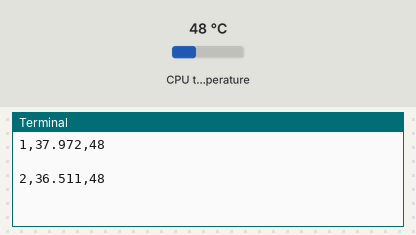
A program run on a simulated Raspberry Pi (BCM pin numbers). Parts: the last lines printed to the terminal. The inputs (shaded band) are chosen by the test bench; at power-on: CPU temperature 48 °C. Files the program writes start out absent.

Above: at 1.2 s.
1.3 s: CPU temperature set to 31 °C
At 2.6 s:
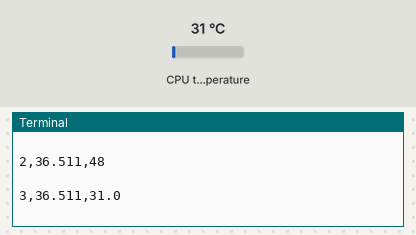
2.8 s: CPU temperature set to 44 °C
At 3.5 s:
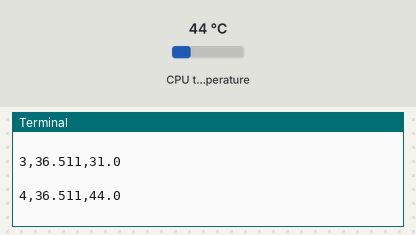
Timing chart, 0 to 5.8 s (numbered marks = the images above; inputs shaded):
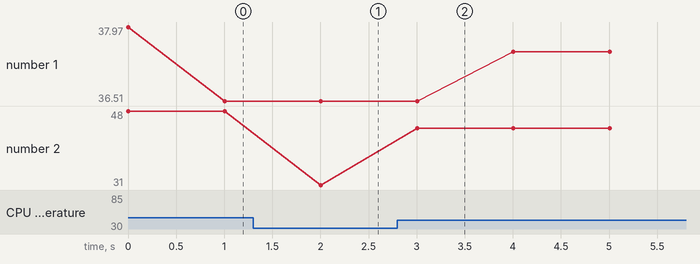

The program:

cpu_temp_on_off.py
```python
# Measures cpu temp during 2400 sec. I use this to compare variations with /without fan

from gpiozero import CPUTemperature

from time import sleep

cpu = CPUTemperature()  #creates an object

count =0

fan="fan_off"

def file_len(file_name):
    with open(file_name) as f:
        for i, l in enumerate(f):
            pass
    return i + 1

length= file_len ("measured_temp.csv")

with open("/home/pi/Documents/python/measured_temp.csv", "r") as fan_on:

    temp_on_off= open ('temp_on_off.csv', 'w')


    count=1

    for line in fan_on:

        line_on= line

        line_splitted = line_on.split(',')

        t_on=line_splitted[-1]
        t_on=t_on.strip()  #old file the temperature was followed by \n. with strip we get rid of \n

        t_off = cpu.temperature   #write cpu.temperature in the shell just to understand

        temp_on_off.write ("{0},{1},{2}\n".format( str(count), str(t_on) , str(t_off) ))
        print ("{0},{1},{2}\n".format(count, t_on , t_off ))

        count= count +1


        sleep(1)

    temp_on_off.close()
```

Measured:
- after the input at 1.3 s, the terminal: prints a new line after 0.71 s (image 1)
- after the input at 2.8 s, the terminal: prints a new line after 0.21 s (image 2)
- plotted number 2: 48 → 31 after the input at 1.3 s, 31 → 44 after the input at 2.8 s
